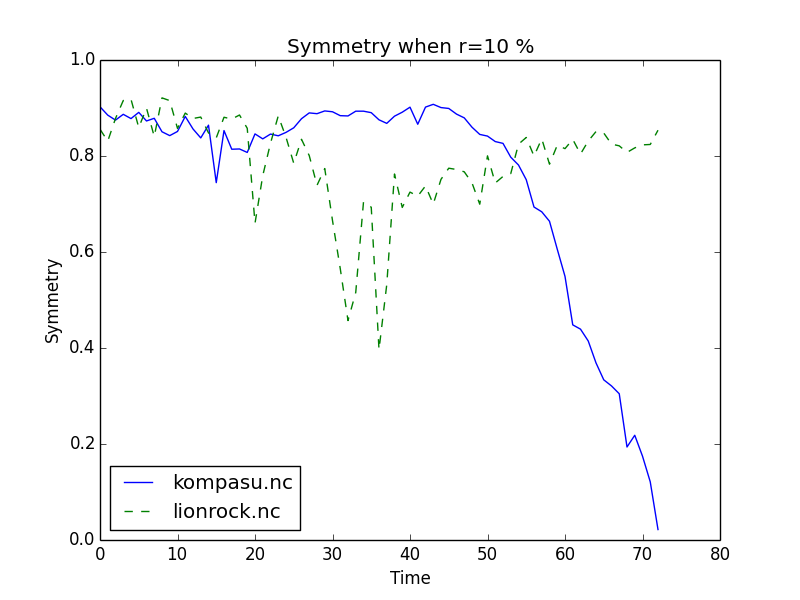

Recreate this plot in Python.
import numpy as np
import netCDF4 as nc
import pylab as pl

fname1 = "kompasu.nc"
fname2 = "lionrock.nc"
tc1 = nc.Dataset(fname1)
tc2 = nc.Dataset(fname2)
totaltime = len(tc1.variables['varcenter'])


sym1 = []
sym2 = []
i = 0
j = 0
k = 25

while i < totaltime:
    sym1.append((tc1.variables['varcenter'][i]-tc1.variables['varmin'][i][30])/(tc1.variables['varcenter'][i]-tc1.variables['varmax'][i][30]))
    i += 1

while j < totaltime:
    sym2.append((tc2.variables['varcenter'][j]-tc2.variables['varmin'][j][30])/(tc2.variables['varcenter'][j]-tc2.variables['varmax'][j][30]))
    j += 1


t = [i for i in range(totaltime)]            
pl.plot(t,sym1,label = fname1)
pl.plot(t,sym2,"--",label = fname2)
pl.title("Symmetry when r=10 %")
pl.xlabel("Time")
pl.ylabel("Symmetry")
pl.legend(loc = 'bottom left')
pl.show(1)

#X1 = tc1.variables['slpcenter'][0:totaltime]
#X2 = tc2.variables['slpcenter'][0:totaltime]

X1 = sym1
X2 = sym2


C1 = X1[0:totaltime-1]
C2 = X2[0:totaltime-1]

C11 = np.cov(C1,C1)[0][0]
C12 = np.cov(C1,C2)[0][1]
C21 = np.cov(C2,C1)[0][1]
C22 = np.cov(C2,C2)[0][0]
C1d1 = np.cov(C1,np.diff(X1)[0:totaltime-1])[0][1]
C1d2 = np.cov(C1,np.diff(X2)[0:totaltime-1])[0][1]
C2d1 = np.cov(C2,np.diff(X1)[0:totaltime-1])[0][1]
C2d2 = np.cov(C2,np.diff(X2)[0:totaltime-1])[0][1]

T21 = (C11*C12*C2d1-C12*C12*C1d1)/(C11*C11*C22-C11*C12*C12)
T12 = (C22*C21*C1d2-C21*C21*C2d2)/(C22*C22*C11-C22*C21*C21)

print "T2->1", round(T21,3), "T1->2", round(T12,3)
